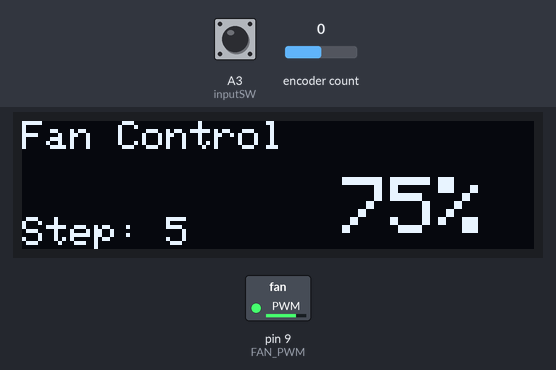
The sketch below on a simulated Arduino Uno, built with avr-gcc and run on an emulated ATmega328P. On the bench: 128×32 one-colour display, switched loads named in the sketch (green lamp = pin HIGH). The test bench sets the inputs (shaded band); at power-on: encoder count 0, A3 (inputSW) HIGH.

Above: at 1.2 s.
1.3 s: encoder count set to 1
At 1.6 s:
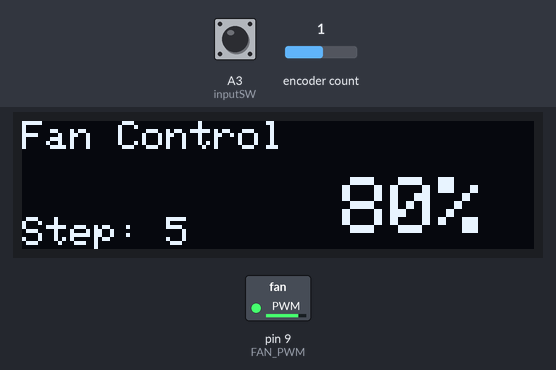
2.8 s: A3 (inputSW) pulled LOW for 1 s
At 2.98 s:
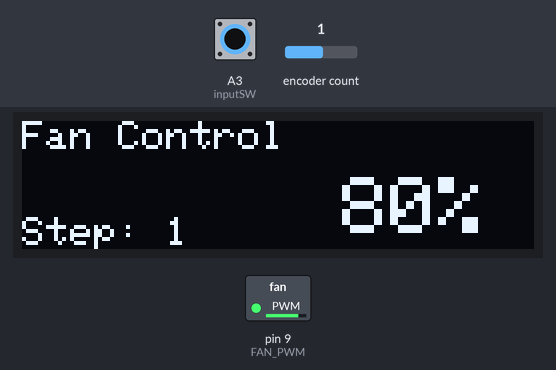
5.3 s: encoder count set to 2
At 6.3 s:
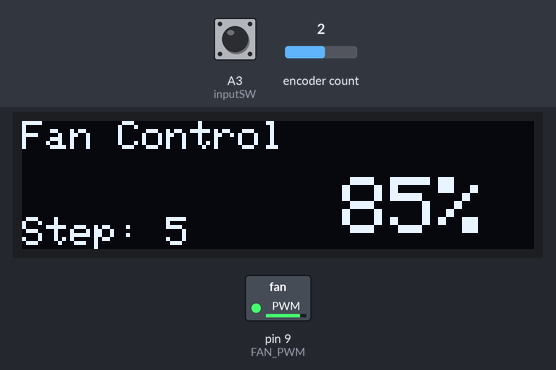
6.8 s: A3 (inputSW) pulled LOW for 0.15 s
At 7.6 s:
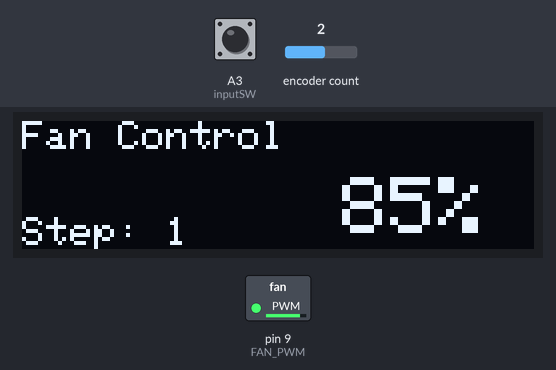
8.4 s: encoder count set to 3
At 9.8 s:
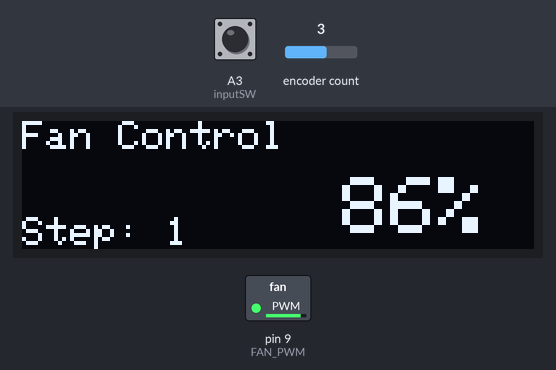
Timing chart, 0 to 10.9 s (numbered marks = the images above; inputs shaded):
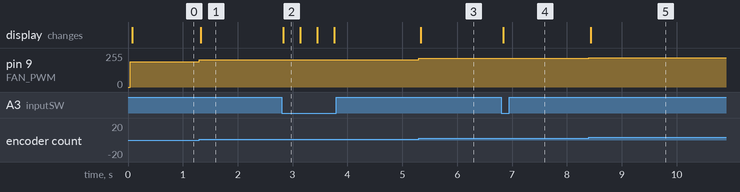

The sketch:

PWM_Fan_Controller.ino
```cpp
#include <Wire.h>
#include <Adafruit_GFX.h>
#include <Adafruit_SSD1306.h>
#include <Encoder.h> // Include Paul Stoffregen's Encoder Library

// ---------------- DEBUG MODE ----------------
#define DEBUG 0   // set to 0 to disable all Serial prints

#if DEBUG
  #define DEBUG_PRINTLN(x) Serial.println(x)
  #define DEBUG_PRINT(x)   Serial.print(x)
#else
  #define DEBUG_PRINTLN(x)
  #define DEBUG_PRINT(x)
#endif

// ---------------- OLED ----------------
#define SCREEN_WIDTH 128
#define SCREEN_HEIGHT 32
#define OLED_RESET -1
#define SCREEN_ADDRESS 0x3C

Adafruit_SSD1306 display(SCREEN_WIDTH, SCREEN_HEIGHT, &Wire, OLED_RESET);
const uint8_t displayInterval = 30; // ms (~33 FPS)

// ---------------- Encoder ----------------
#define inputCLK 2  // Interrupt pin
#define inputDT 3   // Interrupt pin
#define inputSW A3

// Initialize the Encoder
Encoder myEnc(inputCLK, inputDT);

// Base state tracking matching the basic example design
long oldPosition = 0;

// ---------------- PWM & State ----------------
#define FAN_PWM 9

int8_t pwmPercent = 75;
int8_t stepSize = 5;

// ---------------- Display cache ----------------
int8_t oldPWM = -1;
int8_t oldStep = -1;

void setup() {
  #if DEBUG
  Serial.begin(9600);
  DEBUG_PRINTLN("System starting...");
  #endif
  // Add this inside your void setup() to alter Timer 1 (affecting Pins 9 and 10)
  //TCCR1B = (TCCR1B & 0b11111000) | 0x01; // Sets PWM frequency to 31.372 kHz
  Wire.setClock(400000); // 400kHz fast mode

  // Pullup on Encoder pins
  pinMode(inputCLK, INPUT_PULLUP);
  pinMode(inputDT, INPUT_PULLUP);
  pinMode(inputSW, INPUT_PULLUP);

  // OLED
  if (!display.begin(SSD1306_SWITCHCAPVCC, SCREEN_ADDRESS)) {
#if DEBUG
    DEBUG_PRINTLN("SSD1306 failed");
#endif
    for (;;);
  }

  display.clearDisplay();
  display.display();

  // PWM Setup
  pinMode(FAN_PWM, OUTPUT);
  analogWrite(FAN_PWM, map(pwmPercent, 0, 100, 0, 255));

  // Sync baseline to 0
  myEnc.write(0);

  // Draw static header once
  display.setTextSize(1);
  display.setTextColor(SSD1306_WHITE);
  display.setCursor(0, 0);
  display.print("Fan Control");
  display.display();
}

unsigned long lastDisplayUpdate = 0;

void loop() {
  readEncoder();
  handleButton();
  updateFan();

  if (millis() - lastDisplayUpdate > displayInterval) {
    printToDisplay();
    lastDisplayUpdate = millis();
  }
}

// ---------------- Encoder ----------------
void readEncoder() {
  long newPosition = myEnc.read();

  if (newPosition != oldPosition) {
    // Calculate how many raw counts the library has moved
    long clicks = (newPosition - oldPosition);

    // NOTE: Change the '2' below to '4' if your basic test code
    // shows increments of 4 units per physical click on the Serial monitor.
    if (abs(clicks) >= 2) {

      if (clicks > 0) {
        pwmPercent += stepSize;
        DEBUG_PRINTLN("CW rotation");
      } else {
        pwmPercent -= stepSize;
        DEBUG_PRINTLN("CCW rotation");
      }

      // Keep within hardware boundaries
      pwmPercent = constrain(pwmPercent, 0, 100);

      // Update our baseline position to the current state cleanly
      oldPosition = newPosition;
    }
  }
}

// ---------------- Button ----------------
void handleButton() {
  static unsigned long lastPress = 0;

  if (digitalRead(inputSW) == LOW) {
    if (millis() - lastPress > 300) {
      stepSize = (stepSize == 1) ? 5 : 1;

      DEBUG_PRINT("Step size changed to: ");
      DEBUG_PRINTLN(stepSize);

      lastPress = millis();
    }
  }
}

// ---------------- PWM update ----------------
void updateFan() {
  static int8_t lastAppliedPWM = -1;

  if (pwmPercent != lastAppliedPWM) {
    lastAppliedPWM = pwmPercent;
    analogWrite(FAN_PWM, map(pwmPercent, 0, 100, 0, 255));
  }
}

// ---------------- OLED ----------------
void printToDisplay() {
  if (pwmPercent != oldPWM || stepSize != oldStep) {

    oldPWM = pwmPercent;
    oldStep = stepSize;

    display.fillRect(75, 14, 53, 16, SSD1306_BLACK);  // Value area
    display.fillRect(35, 24, 40, 8, SSD1306_BLACK);   // Step area

    display.setTextColor(SSD1306_WHITE);

    // PWM big value
    display.setTextSize(2);
    display.setCursor(80, 14);
    display.print(pwmPercent);
    display.print("%");

    // Step line
    display.setTextSize(1);
    display.setCursor(0, 24);
    display.print("Step: ");
    display.print(stepSize);

    display.display();
  }
}
```

Measured:
- after the input at 1.3 s, pin 9 (FAN_PWM): 191/255 → 204/255 at once; the display: changes at once (image 1)
- after the input at 2.8 s, the display: changes at once (image 2)
- after the input at 5.3 s, pin 9 (FAN_PWM): 204/255 → 216/255 at once; the display: changes at once (image 3)
- after the input at 6.8 s, the display: changes at once (image 4)
- after the input at 8.4 s, pin 9 (FAN_PWM): 216/255 → 219/255 at once; the display: changes at once (image 5)
